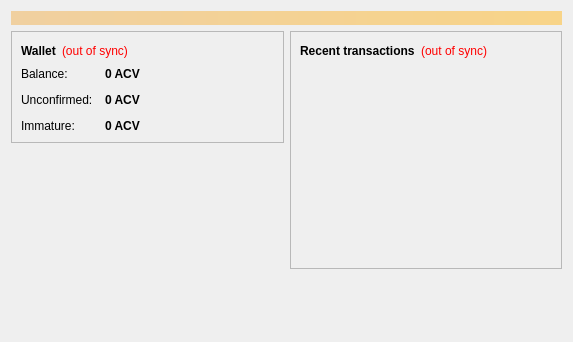
<?xml version="1.0" encoding="UTF-8"?>
<ui version="4.0">
 <class>OverviewPage</class>
 <widget class="QWidget" name="OverviewPage">
  <property name="geometry">
   <rect>
    <x>0</x>
    <y>0</y>
    <width>573</width>
    <height>342</height>
   </rect>
  </property>
  <property name="windowTitle">
   <string>Form</string>
  </property>
  <layout class="QVBoxLayout" name="topLayout">
   <item>
    <widget class="QLabel" name="labelAlerts">
     <property name="visible">
      <bool>false</bool>
     </property>
     <property name="styleSheet">
      <string notr="true">background-color: qlineargradient(x1: 0, y1: 0, x2: 1, y2: 0, stop:0 #F0D0A0, stop:1 #F8D488); color:#000000;</string>
     </property>
     <property name="wordWrap">
      <bool>true</bool>
     </property>
     <property name="margin">
      <number>3</number>
     </property>
    </widget>
   </item>
   <item>
    <layout class="QHBoxLayout" name="horizontalLayout" stretch="1,1">
     <item>
      <layout class="QVBoxLayout" name="verticalLayout_2">
       <item>
        <widget class="QFrame" name="frame">
         <property name="frameShape">
          <enum>QFrame::StyledPanel</enum>
         </property>
         <property name="frameShadow">
          <enum>QFrame::Raised</enum>
         </property>
         <layout class="QVBoxLayout" name="verticalLayout_4">
          <item>
           <layout class="QHBoxLayout" name="horizontalLayout_4">
            <item>
             <widget class="QLabel" name="label_5">
              <property name="font">
               <font>
                <weight>75</weight>
                <bold>true</bold>
               </font>
              </property>
              <property name="text">
               <string>Wallet</string>
              </property>
             </widget>
            </item>
            <item>
             <widget class="QLabel" name="labelWalletStatus">
              <property name="toolTip">
               <string>The displayed information may be out of date. Your wallet automatically synchronizes with the Activacoin network after a connection is established, but this process has not completed yet.</string>
              </property>
              <property name="styleSheet">
               <string notr="true">QLabel { color: red; }</string>
              </property>
              <property name="text">
               <string notr="true">(out of sync)</string>
              </property>
              <property name="alignment">
               <set>Qt::AlignLeading|Qt::AlignLeft|Qt::AlignVCenter</set>
              </property>
             </widget>
            </item>
            <item>
             <spacer name="horizontalSpacer_2">
              <property name="orientation">
               <enum>Qt::Horizontal</enum>
              </property>
              <property name="sizeHint" stdset="0">
               <size>
                <width>40</width>
                <height>20</height>
               </size>
              </property>
             </spacer>
            </item>
           </layout>
          </item>
          <item>
           <layout class="QFormLayout" name="formLayout_2">
            <property name="fieldGrowthPolicy">
             <enum>QFormLayout::AllNonFixedFieldsGrow</enum>
            </property>
            <property name="horizontalSpacing">
             <number>12</number>
            </property>
            <property name="verticalSpacing">
             <number>12</number>
            </property>
            <item row="0" column="0">
             <widget class="QLabel" name="label">
              <property name="text">
               <string>Balance:</string>
              </property>
             </widget>
            </item>
            <item row="0" column="1">
             <widget class="QLabel" name="labelBalance">
              <property name="font">
               <font>
                <weight>75</weight>
                <bold>true</bold>
               </font>
              </property>
              <property name="cursor">
               <cursorShape>IBeamCursor</cursorShape>
              </property>
              <property name="toolTip">
               <string>Your current balance</string>
              </property>
              <property name="text">
               <string notr="true">0 ACV</string>
              </property>
              <property name="textInteractionFlags">
               <set>Qt::LinksAccessibleByMouse|Qt::TextSelectableByKeyboard|Qt::TextSelectableByMouse</set>
              </property>
             </widget>
            </item>
            <item row="1" column="0">
             <widget class="QLabel" name="label_3">
              <property name="text">
               <string>Unconfirmed:</string>
              </property>
             </widget>
            </item>
            <item row="1" column="1">
             <widget class="QLabel" name="labelUnconfirmed">
              <property name="font">
               <font>
                <weight>75</weight>
                <bold>true</bold>
               </font>
              </property>
              <property name="cursor">
               <cursorShape>IBeamCursor</cursorShape>
              </property>
              <property name="toolTip">
               <string>Total of transactions that have yet to be confirmed, and do not yet count toward the current balance</string>
              </property>
              <property name="text">
               <string notr="true">0 ACV</string>
              </property>
              <property name="textInteractionFlags">
               <set>Qt::LinksAccessibleByMouse|Qt::TextSelectableByKeyboard|Qt::TextSelectableByMouse</set>
              </property>
             </widget>
            </item>
            <item row="2" column="0">
             <widget class="QLabel" name="labelImmatureText">
              <property name="text">
               <string>Immature:</string>
              </property>
             </widget>
            </item>
            <item row="2" column="1">
             <widget class="QLabel" name="labelImmature">
              <property name="font">
               <font>
                <weight>75</weight>
                <bold>true</bold>
               </font>
              </property>
              <property name="toolTip">
               <string>Mined balance that has not yet matured</string>
              </property>
              <property name="text">
               <string notr="true">0 ACV</string>
              </property>
              <property name="textInteractionFlags">
               <set>Qt::LinksAccessibleByMouse|Qt::TextSelectableByKeyboard|Qt::TextSelectableByMouse</set>
              </property>
             </widget>
            </item>
           </layout>
          </item>
         </layout>
        </widget>
       </item>
       <item>
        <spacer name="verticalSpacer">
         <property name="orientation">
          <enum>Qt::Vertical</enum>
         </property>
         <property name="sizeHint" stdset="0">
          <size>
           <width>20</width>
           <height>40</height>
          </size>
         </property>
        </spacer>
       </item>
      </layout>
     </item>
     <item>
      <layout class="QVBoxLayout" name="verticalLayout_3">
       <item>
        <widget class="QFrame" name="frame_2">
         <property name="frameShape">
          <enum>QFrame::StyledPanel</enum>
         </property>
         <property name="frameShadow">
          <enum>QFrame::Raised</enum>
         </property>
         <layout class="QVBoxLayout" name="verticalLayout">
          <item>
           <layout class="QHBoxLayout" name="horizontalLayout_2">
            <item>
             <widget class="QLabel" name="label_4">
              <property name="text">
               <string>&lt;b&gt;Recent transactions&lt;/b&gt;</string>
              </property>
             </widget>
            </item>
            <item>
             <widget class="QLabel" name="labelTransactionsStatus">
              <property name="toolTip">
               <string>The displayed information may be out of date. Your wallet automatically synchronizes with the Activacoin network after a connection is established, but this process has not completed yet.</string>
              </property>
              <property name="styleSheet">
               <string notr="true">QLabel { color: red; }</string>
              </property>
              <property name="text">
               <string notr="true">(out of sync)</string>
              </property>
              <property name="alignment">
               <set>Qt::AlignRight|Qt::AlignTrailing|Qt::AlignVCenter</set>
              </property>
             </widget>
            </item>
            <item>
             <spacer name="horizontalSpacer">
              <property name="orientation">
               <enum>Qt::Horizontal</enum>
              </property>
              <property name="sizeHint" stdset="0">
               <size>
                <width>40</width>
                <height>20</height>
               </size>
              </property>
             </spacer>
            </item>
           </layout>
          </item>
          <item>
           <widget class="QListView" name="listTransactions">
            <property name="styleSheet">
             <string notr="true">QListView { background: transparent; }</string>
            </property>
            <property name="frameShape">
             <enum>QFrame::NoFrame</enum>
            </property>
            <property name="verticalScrollBarPolicy">
             <enum>Qt::ScrollBarAlwaysOff</enum>
            </property>
            <property name="horizontalScrollBarPolicy">
             <enum>Qt::ScrollBarAlwaysOff</enum>
            </property>
            <property name="selectionMode">
             <enum>QAbstractItemView::NoSelection</enum>
            </property>
           </widget>
          </item>
         </layout>
        </widget>
       </item>
       <item>
        <spacer name="verticalSpacer_2">
         <property name="orientation">
          <enum>Qt::Vertical</enum>
         </property>
         <property name="sizeHint" stdset="0">
          <size>
           <width>20</width>
           <height>40</height>
          </size>
         </property>
        </spacer>
       </item>
      </layout>
     </item>
    </layout>
   </item>
  </layout>
 </widget>
 <resources/>
 <connections/>
</ui>
